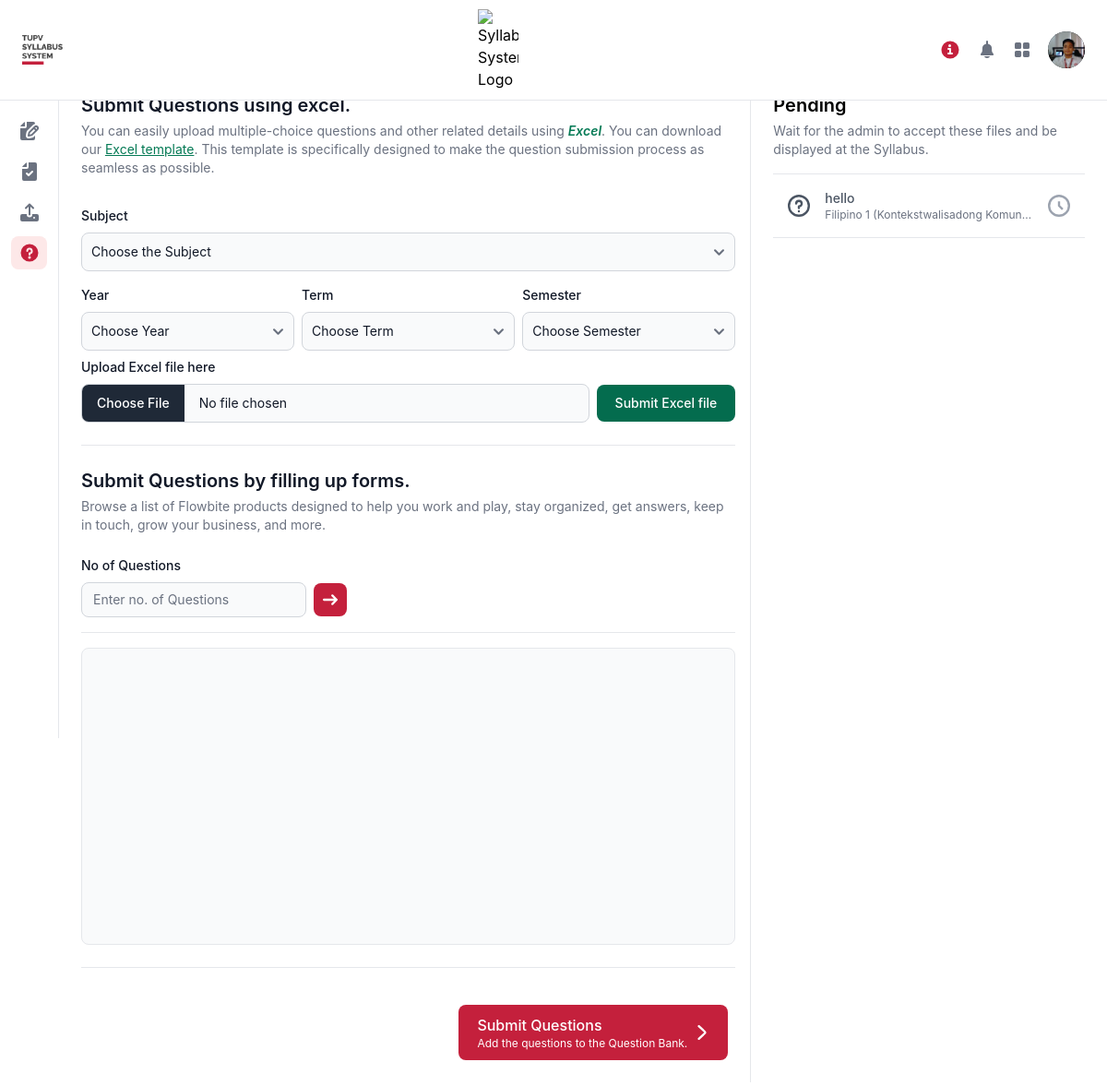
Page /user/questionbank.php (signed in) on the committed database.
### tables this page shows
CREATE TABLE `accounts_tbl` (
  `ID` int(11) NOT NULL,
  `user_picture` text NOT NULL,
  `userpic_fileloc` text NOT NULL,
  `tupv_id` text NOT NULL,
  `username` text NOT NULL,
  `password` text NOT NULL,
  `full_name` text NOT NULL,
  `department` text NOT NULL,
  `type` text NOT NULL
);

CREATE TABLE `qbchecker_tbl` (
  `id` int(11) NOT NULL,
  `uploaderId` int(11) NOT NULL,
  `archiveDate` timestamp NOT NULL DEFAULT current_timestamp() ON UPDATE current_timestamp(),
  `uploadedby` text NOT NULL,
  `time_uploaded` timestamp NOT NULL DEFAULT current_timestamp() ON UPDATE current_timestamp(),
  `Question` text NOT NULL,
  `A` text NOT NULL,
  `B` text NOT NULL,
  `C` text NOT NULL,
  `D` text NOT NULL,
  `Answer` text NOT NULL,
  `Subject` text NOT NULL,
  `Year` text NOT NULL,
  `Term` text NOT NULL,
  `Semester` text NOT NULL
);

### user/questionbank.php (the view, shortened to what this page needs)
<?php
include '../php/conn.php';
?>
<!DOCTYPE html>
<html lang="en">
<head>
    <link rel="stylesheet" href="../src/css/main.css">
</head>
<body>
<?php
$page = 'questionbank';
include "../php/user_header.php";
?>
<main class="sm:ml-[64px] sm:ml-6 p-4 md:p-6 mt-[60px]">
    <div class="flex flex-col md:flex-row divide-y md:divide-x md:divide-y-0">
        <div class="p-0 md:pr-4 md:w-2/3 h-full md:pt-4">
            <div class="pb-6">
                <div class="mb-4 md:mb-6 bg-white flex flex-col lg:flex-row justify-between">
                    <div class="w-full text-lg md:text-xl font-semibold text-left text-gray-900">
                        Submit Questions using excel.
                        <p class="mt-1 text-sm font-normal text-gray-500 dark:text-gray-400">You can easily upload multiple-choice questions and other related details using <span class="text-green-600 font-semibold italic">Excel</span>. You can download our <a href="../files/excel/questionbank_file_template.xlsx" class="text-green-600 underline hover:no-underline">Excel template</a>. This template is specifically designed to make the question submission process as seamless as possible.</p>
                    </div>
                </div>
                <form action="../php/user_insert-excel.php" method="post" enctype="multipart/form-data" class="">
                    <div class="grid grid-cols-3 gap-2">
                        <div class="col-span-3">
                            <label for="excel_file_subj" class="block my-2 text-sm font-medium text-gray-900">Subject</label>
                            <select id="excel_file_subj" name="excel_file_subj" class="bg-gray-50 border border-gray-300 text-gray-900 text-sm rounded-lg focus:ring-blue-500 focus:border-blue-500 block w-full p-2.5" required>
                                <option selected disabled hidden value="">Choose the Subject</option>
                            </select>
                        </div>
                        <div class="col-span-1">
                            <label for="excel_file_year" class="block my-2 text-sm font-medium text-gray-900">Year</label>
                            <select id="excel_file_year" name="excel_file_year" class="bg-gray-50 border border-gray-300 text-gray-900 text-sm rounded-lg focus:ring-blue-500 focus:border-blue-500 block w-full p-2.5" required>
                                <option selected disabled hidden value="">Choose Year</option>
                            </select>
                        </div>
                        <div class="col-span-1">
                            <label for="excel_file_term" class="block my-2 text-sm font-medium text-gray-900">Term</label>
                            <select id="excel_file_term" name="excel_file_term" class="bg-gray-50 border border-gray-300 text-gray-900 text-sm rounded-lg focus:ring-blue-500 focus:border-blue-500 block w-full p-2.5" required>
                                <option selected disabled hidden value="">Choose Term</option>
                            </select>
                        </div>
                        <div class="col-span-1">
                            <label for="excel_file_sem" class="block my-2 text-sm font-medium text-gray-900">Semester</label>
                            <select id="excel_file_sem" name="excel_file_sem" class="bg-gray-50 border border-gray-300 text-gray-900 text-sm rounded-lg focus:ring-blue-500 focus:border-blue-500 block w-full p-2.5" required>
                                <option selected disabled hidden value="">Choose Semester</option>
                            </select>
                        </div>
                        <div class="col-span-3">
                            <label class="block mb-2 text-sm font-medium text-gray-900 dark:text-white" for="file_input">Upload Excel file here</label>
                            <div class="flex items-center gap-2">
                                <div class="grow">
                                    <input class="block w-full text-sm text-gray-900 border border-gray-300 rounded-lg cursor-pointer bg-gray-50" id="file_input" name="excel" type="file" required>
                                </div>
                                <div class="">
                                    <button type="submit" name="submit_excel" class="whitespace-nowrap focus:outline-none text-white bg-green-700 hover:bg-green-800 focus:ring-4 focus:ring-green-300 font-medium rounded-lg text-sm px-5 py-2.5">Submit Excel file</button>
                                </div>
                            </div>
                        </div>
                    </div>
                </form>
            </div>
            <div class="py-6 border-t">
                <div class="mb-4 md:mb-6 bg-white flex flex-col lg:flex-row justify-between">
                    <div class="w-full text-lg md:text-xl font-semibold text-left text-gray-900">
                        Submit Questions by filling up forms.
                        <p class="mt-1 text-sm font-normal text-gray-500 dark:text-gray-400">Browse a list of Flowbite products designed to help you work and play, stay organized, get answers, keep in touch, grow your business, and more.</p>
                    </div>
                </div>
                <div>
                    <label class="block mb-2 text-sm font-medium text-gray-900 dark:text-white" for="">No of Questions</label>
                    <div class="flex items-center gap-2">
                        <div class="min-w-0">
                            <input id="no_of_cards" class="block w-full text-sm text-gray-900 border border-gray-300 rounded-lg cursor-pointer bg-gray-50" id="" type="number" placeholder="Enter no. of Questions" min="0" required>
                        </div>
                        <div class="">
                            <button id="no_of_cards-btn" type="button" class="whitespace-nowrap focus:outline-none text-white bg-main hover:bg-red-800 focus:ring-4 focus:ring-red-300 font-medium rounded-lg text-sm p-2.5">
                                <svg class="w-4 h-4" aria-hidden="true" xmlns="http://www.w3.org/2000/svg" fill="none" viewBox="0 0 14 10">
                                    <path stroke="currentColor" stroke-linecap="round" stroke-linejoin="round" stroke-width="2" d="M1 5h12m0 0L9 1m4 4L9 9"/>
                                </svg>
                            </button>
                        </div>
                    </div>
                </div>
                <form id="addQuestionForm" action="../php/insert_qbank.php" method="post" class="">
                    <div class="mt-4 py-4 grid grid-cols-1 lg:grid-cols-2 gap-2 border-y relative">
                        <div class="col-span-2 add-question-btn px-20 py-40 border rounded-lg flex justify-center items-center bg-gray-50">
                        </div>
                    </div>
                </form>
            </div>
            <div class="py-4 flex justify-end">
                <button form="addQuestionForm" type="submit" name="insert_questions" class="submitQuestionbtn text-white bg-main group hover:bg-red-800 focus:outline-none focus:ring-4 focus:ring-red-300 rounded-lg px-5 py-2.5 mr-2 mb-2 flex items-center gap-2 text-start">
                    <div>
                        <h1 class="font-medium">Submit Questions</h1>
                        <h2 class="text-xs">Add the questions to the Question Bank.</h2>
                    </div>
                </button>
            </div>
        </div>
        <aside class="py-4 pl-4 lg:pl-6 md:w-1/3">
            <div class="h-full">
                <div class="mb-4">
                    <h1 class="text-xl font-semibold">Pending</h1>
                    <p class="mt-1 text-sm font-normal text-gray-500 dark:text-gray-400">Wait for the admin to accept these files and be displayed at the Syllabus.</p>
                </div>
                <div>
                    <ul role="list" class="divide-y divide-gray-200 dark:divide-gray-700 border-y ">
                        <?php
                            $sql = "SELECT q.Question, q.Subject, q.time_uploaded FROM qbchecker_tbl q LEFT JOIN accounts_tbl a ON q.uploaderId = a.ID WHERE a.ID = {$_SESSION['ID']} ORDER BY q.time_uploaded ASC";
                            $stmt = $conn->prepare($sql);
                            $stmt->execute();
                            $questions = $stmt->fetchAll(PDO::FETCH_ASSOC);
                        ?>
                        <?php
                        if (count($questions) == 0) {
                            ?>
                            <li class="py-3 sm:py-4 px-4 text-center text-gray-500">
                                <h1>No Pending Questions.</h1>
                            </li>
                            <?php
                        } else {
                        foreach ($questions as $row):
                        ?>
                        <li class="py-3 sm:py-4 px-4 hover:bg-gray-100">
                            <div class="flex items-center space-x-4">
                                <div class="flex-shrink-0 ">
                                </div>
                                <div class="flex-1 min-w-0">
                                    <p class="text-sm font-medium text-gray-600 truncate dark:text-white">
                                        <?php echo $row['Question'];?>
                                    </p>
                                    <p class="text-xs text-gray-500 truncate dark:text-gray-400">
                                        <?php echo $row['Subject'];?>
                                    </p>
                                </div>
                                <div class="inline-flex items-center text-base font-semibold text-gray-400 dark:text-white">
                                    <svg class="w-6 h-6 dark:text-white" aria-hidden="true" xmlns="http://www.w3.org/2000/svg" fill="none" viewBox="0 0 20 20">
                                        <path stroke="currentColor" stroke-linejoin="round" stroke-width="2" d="M10 6v4l3.276 3.276M19 10a9 9 0 1 1-18 0 9 9 0 0 1 18 0Z"/>
                                    </svg>
                                </div>
                            </div>
                        </li>
                        <?php endforeach; }?>
                    </ul>
                </div>
            </div>
        </aside>
    </div>
</main>
</body>
</html>

### php/user_header.php (shortened to what this page needs)
<header class="antialiased">
    <nav class="fixed top-0 z-50 w-full bg-white border-b border-gray-200 px-4 lg:px-6 py-2.5 mx-auto dark:bg-gray-800">
        <div class="flex flex-wrap justify-between items-center">
            <div class="flex justify-start items-center">
                <a href="./" class="flex">
                    <img src="../src/img/sslogo.png" class="w-11 object-cover" alt="Syllabus System Logo" />
                </a>
            </div>
            <div class="flex items-center md:order-2">
                <button data-modal-target="extralarge-modal" data-modal-toggle="extralarge-modal" class="p-2 mr-1 text-main rounded-lg hover:text-red-900 hover:bg-red-100" type="button">
                    <svg class="w-5 h-5" aria-hidden="true" xmlns="http://www.w3.org/2000/svg" fill="currentColor" viewBox="0 0 20 20">
                        <path d="M10 .5a9.5 9.5 0 1 0 9.5 9.5A9.51 9.51 0 0 0 10 .5ZM9.5 4a1.5 1.5 0 1 1 0 3 1.5 1.5 0 0 1 0-3ZM12 15H8a1 1 0 0 1 0-2h1v-3H8a1 1 0 0 1 0-2h2a1 1 0 0 1 1 1v4h1a1 1 0 0 1 0 2Z"/>
                    </svg>
                </button>
                <button id="notif_btn" type="button" data-tooltip-target="tooltip-notifications" data-tooltip-placement="bottom" data-dropdown-toggle="notification-dropdown" class="<?php if($page=='notifications'){echo 'hidden';} else {echo '';}?> relative p-2 mr-1 text-gray-500 rounded-lg hover:text-gray-900 hover:bg-gray-100 dark:text-gray-400 dark:hover:text-white dark:hover:bg-gray-700 focus:ring-4 focus:ring-gray-300 dark:focus:ring-gray-600">
                </button>
                <button type="button" data-tooltip-target="tooltip-apps" data-tooltip-placement="bottom" data-dropdown-toggle="apps-dropdown" class="p-2 text-gray-500 rounded-lg hover:text-gray-900 hover:bg-gray-100 dark:text-gray-400 dark:hover:text-white dark:hover:bg-gray-700 focus:ring-4 focus:ring-gray-300 dark:focus:ring-gray-600">
                </button>
                <?php
                    $sql = "SELECT * FROM `accounts_tbl` WHERE id = {$_SESSION['ID']}";
                    $stmt = $conn->prepare($sql);
                    $stmt->execute();
                    $data = $stmt->fetchAll();
                    foreach ($data as $row):
                ?>
                <button type="button" class="flex mx-3 text-sm bg-gray-800 rounded-full md:mr-0 focus:ring-4 focus:ring-gray-300 dark:focus:ring-gray-600" id="user-menu-button" aria-expanded="false" data-dropdown-toggle="dropdown">
                    <div class="rounded-full">
                        <img class="w-10 h-10 object-cover rounded-full" src="../files/userpics/<?php echo $row['user_picture']?>" alt="user photo">
                    </div>
                </button>
                <?php
                    endforeach;
                ?>
            </div>
            <div class="items-center justify-between hidden w-full md:flex md:w-auto md:order-1" id="navbar-user">
                <img src="../src/img/tupvlogo.png" class="w-11" alt="Syllabus System Logo" />
            </div>
        </div>
    </nav>
    <aside id="logo-sidebar" class="fixed top-0 left-0 z-40 w-16 h-screen pt-20 transition-transform -translate-x-full bg-white border-r border-gray-200 sm:translate-x-0 dark:bg-gray-800 dark:border-gray-700" aria-label="Sidebar">
        <div class="h-full px-3 pb-4 overflow-y-auto bg-white dark:bg-gray-800">
            <ul class="space-y-2 font-medium">
                <li>
                    <a href="../user/" data-tooltip-target="tooltip-syllabus" data-tooltip-placement="left" class="flex items-center justify-center p-2 <?php if($page=='syllabus'){echo 'text-main bg-red-100';} else {echo 'hover:bg-gray-100 text-gray-500';}?> rounded-lg dark:text-white group">
                    </a>
                </li>
                <li>
                    <a href="../user/exammaker.php" data-tooltip-target="tooltip-exammaker" data-tooltip-placement="left" class="flex items-center justify-center p-2 <?php if($page=='exammaker'){echo 'text-main bg-red-100';} else {echo 'hover:bg-gray-100 text-gray-500';}?> rounded-lg dark:text-white group">
                    </a>
                </li>
                <li>
                    <a href="../user/examchecker.php" data-tooltip-target="tooltip-examchecker" data-tooltip-placement="left" class="flex items-center justify-center p-2 <?php if($page=='examchecker'){echo 'text-main bg-red-100';} else {echo 'hover:bg-gray-100 text-gray-500';}?> rounded-lg dark:text-white group">
                    </a>
                </li>
                <li>
                    <a href="../user/uploadsyllabus.php" data-tooltip-target="tooltip-uploadsyllabus" data-tooltip-placement="left" class="flex items-center justify-center p-2 <?php if($page=='uploadsyllabus'){echo 'text-main bg-red-100';} else {echo 'hover:bg-gray-100 text-gray-500';}?> rounded-lg dark:text-white group">
                    </a>
                </li>
                <li>
                    <a href="../user/questionbank.php" data-tooltip-target="tooltip-questionbank" data-tooltip-placement="left" class="flex items-center justify-center p-2 <?php if($page=='questionbank'){echo 'text-main bg-red-100';} else {echo 'hover:bg-gray-100 text-gray-500';}?> rounded-lg dark:text-white group">
                    </a>
                </li>
            </ul>
        </div>
    </aside>
</header>

### rows in the picture
accounts_tbl: user_picture (picture)
qbchecker_tbl: Question "hello", Subject "Filipino 1 (Kontekstwalisadong Komun…"
